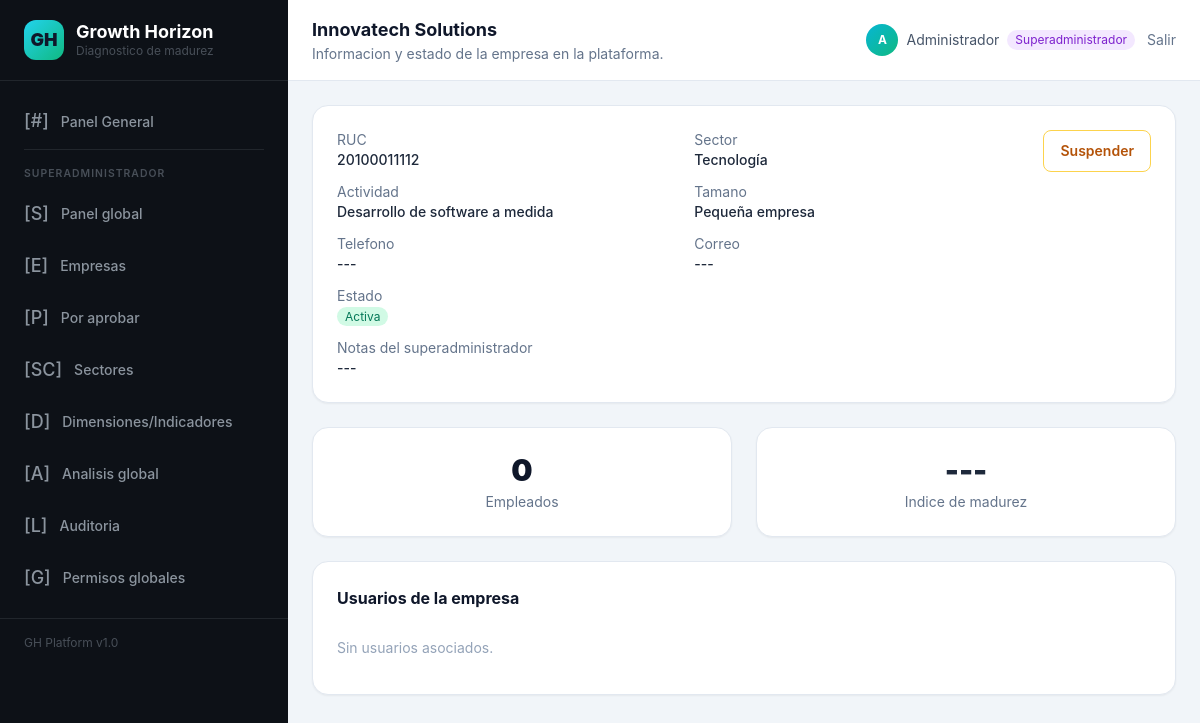
The page /empresas/1 (signed in) on the database as committed earlier.
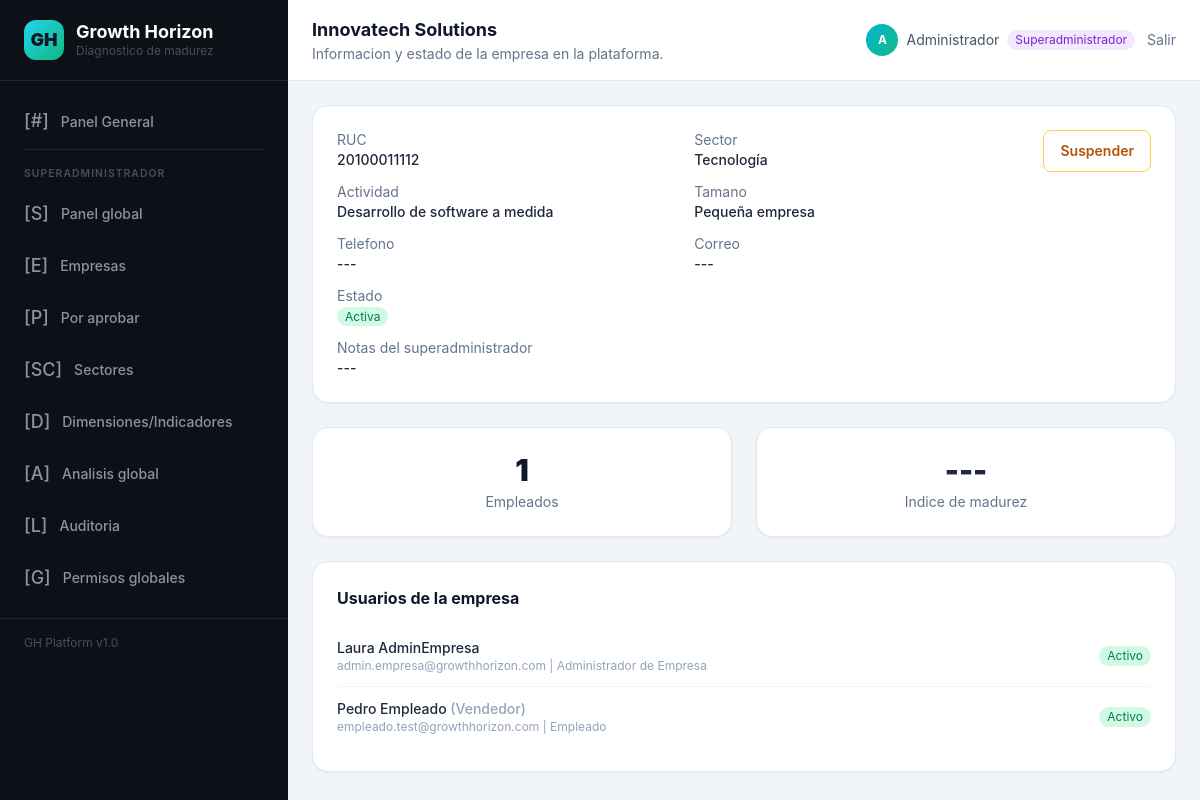
The same page on the database as committed later.
### models/empresa.py (models this page shows, shortened)
class Empresa(TimestampMixin, db.Model):
    __tablename__ = "empresas"
    id = db.Column(db.Integer, primary_key=True)
    nombre = db.Column(db.String(180), nullable=False, index=True)
    ruc = db.Column(db.String(20), unique=True, nullable=True, index=True)
    sector_id = db.Column(db.Integer, db.ForeignKey("sectores.id", ondelete="SET NULL"), nullable=True)
    actividad = db.Column(db.String(255), nullable=True)
    correo = db.Column(db.String(180), nullable=True)
    telefono = db.Column(db.String(40), nullable=True)
    direccion = db.Column(db.String(255), nullable=True)
    sitio_web = db.Column(db.String(255), nullable=True)
    estado = db.Column(db.String(20), nullable=False, default="activo")
    notas_admin = db.Column(db.Text, nullable=True)
    tamano_empresa = db.Column(db.String(20), nullable=False, default="PEQUENA")
    @property
    def esta_pendiente(self):
        return self.estado == "pendiente"
    @property
    def esta_activa(self):
        return self.estado == "activo"
    @property
    def etiqueta_estado(self):
        return {
            "pendiente": "Pendiente de aprobación",
            "activo": "Activa",
            "rechazado": "Rechazada",
            "inactivo": "Inactiva",
        }.get(self.estado, self.estado)
    @property
    def etiqueta_tamano(self):
        return {
            "MICRO": "Microempresa",
            "PEQUENA": "Pequeña empresa",
            "MEDIANA": "Median empresa",
            "GRANDE": "Gran empresa",
        }.get(self.tamano_empresa, self.tamano_empresa)

### models/usuario.py (models this page shows, shortened)
class Usuario(UserMixin, TimestampMixin, db.Model):
    __tablename__ = "usuarios"
    id = db.Column(db.Integer, primary_key=True)
    nombre = db.Column(db.String(120), nullable=False)
    email = db.Column(db.String(180), unique=True, nullable=False, index=True)
    password_hash = db.Column(db.String(255), nullable=False)
    rol = db.Column(db.String(40), nullable=False, default=ROL_ANALISTA)
    cargo = db.Column(db.String(80), nullable=True)
    activo = db.Column(db.Boolean, nullable=False, default=True)
    sector_id = db.Column(db.Integer, db.ForeignKey("sectores.id"), nullable=True)
    empresa_id = db.Column(db.Integer, db.ForeignKey("empresas.id", ondelete="SET NULL"), nullable=True)
    ultimo_acceso = db.Column(db.DateTime, nullable=True)
    intentos_fallidos = db.Column(db.Integer, nullable=False, default=0)
    ultimo_intento_fallido = db.Column(db.DateTime, nullable=True)
    sector = db.relationship("Sector", backref=db.backref("usuarios", lazy="dynamic", passive_deletes=True))
    empresa = db.relationship("Empresa", backref=db.backref("usuarios", lazy="dynamic", passive_deletes=True))
    auditorias = db.relationship("Auditoria", backref="usuario", lazy="dynamic")
    @property
    def es_superadmin(self):
        return self.rol == ROL_SUPERADMIN
    @property
    def tiene_empresa(self):
        return self.empresa is not None
    @property
    def etiqueta_rol(self):
        from models.roles import ROLES_DISPONIBLES
        return ROLES_DISPONIBLES.get(self.rol, self.rol)

### models/sector.py (models this page shows, shortened)
class Sector(TimestampMixin, db.Model):
    __tablename__ = "sectores"
    id = db.Column(db.Integer, primary_key=True)
    nombre = db.Column(db.String(120), unique=True, nullable=False, index=True)
    descripcion = db.Column(db.Text, nullable=True)
    color = db.Column(db.String(20), nullable=False, default="#0891b2")
    empresas = db.relationship("Empresa", backref="sector", lazy="dynamic", passive_deletes=True)

### routes/empresas.py (the view)
@empresas_bp.route("/<int:empresa_id>")
@login_required
@superadmin_requerido
def detalle(empresa_id):
    empresa = Empresa.query.get_or_404(empresa_id)
    usuarios = [u for u in empresa.usuarios if u.activo]
    total_empleados = sum(1 for u in usuarios if u.rol == ROL_EMPLEADO)
    from models import IndiceMadurez
    ultimo_indice = (
        IndiceMadurez.query
        .filter_by(empresa_id=empresa.id)
        .order_by(IndiceMadurez.fecha.desc())
        .first()
    )
    return render_template(
        "empresas/detalle.html",
        empresa=empresa,
        usuarios=usuarios,
        total_empleados=total_empleados,
        ultimo_indice=ultimo_indice,
    )

### templates/empresas/detalle.html (shortened to what this page needs)
{% extends "base.html" %}
{% block cabecera %}{{ empresa.nombre }}{% endblock %}
{% block subcabecera %}Informacion y estado de la empresa en la plataforma.{% endblock %}
{% block contenido %}
    <div class="bg-white rounded-2xl shadow-sm border border-slate-200 p-6 mb-6">
        <div class="flex flex-col sm:flex-row sm:items-start sm:justify-between gap-4">
            <dl class="grid grid-cols-1 sm:grid-cols-2 gap-x-6 gap-y-3 text-sm flex-1">
                <div>
                    <dt class="text-slate-500">RUC</dt>
                    <dd class="font-medium text-slate-800">{{ empresa.ruc or '---' }}</dd>
                </div>
                <div>
                    <dt class="text-slate-500">Sector</dt>
                    <dd class="font-medium text-slate-800">{{ empresa.sector.nombre if empresa.sector else '---' }}</dd>
                </div>
                <div>
                    <dt class="text-slate-500">Actividad</dt>
                    <dd class="font-medium text-slate-800">{{ empresa.actividad or '---' }}</dd>
                </div>
                <div>
                    <dt class="text-slate-500">Tamano</dt>
                    <dd class="font-medium text-slate-800">{{ empresa.etiqueta_tamano }}</dd>
                </div>
                <div>
                    <dt class="text-slate-500">Telefono</dt>
                    <dd class="font-medium text-slate-800">{{ empresa.telefono or '---' }}</dd>
                </div>
                <div>
                    <dt class="text-slate-500">Correo</dt>
                    <dd class="font-medium text-slate-800">{{ empresa.correo or '---' }}</dd>
                </div>
                <div>
                    <dt class="text-slate-500">Estado</dt>
                    <dd>
                        <span class="px-2 py-0.5 text-xs rounded-full
                            {% if empresa.esta_activa %}bg-emerald-100 text-emerald-700
                            {% elif empresa.esta_pendiente %}bg-amber-100 text-amber-700
                            {% elif empresa.esta_rechazada %}bg-rose-100 text-rose-700
                            {% else %}bg-slate-100 text-slate-600{% endif %}">
                            {{ empresa.etiqueta_estado }}
                        </span>
                    </dd>
                </div>
                <div class="sm:col-span-2">
                    <dt class="text-slate-500">Notas del superadministrador</dt>
                    <dd class="font-medium text-slate-800">{{ empresa.notas_admin or '---' }}</dd>
                </div>
            </dl>
            <div class="flex flex-col gap-2 shrink-0">
                {% if empresa.esta_pendiente %}
                <form method="post" action="{{ url_for('superadmin.aprobar_empresa', empresa_id=empresa.id) }}">
                    <button class="w-full px-4 py-2.5 rounded-lg bg-emerald-600 text-white text-sm font-semibold hover:bg-emerald-700 transition">Aprobar</button>
                </form>
                <form method="post" action="{{ url_for('superadmin.rechazar_empresa', empresa_id=empresa.id) }}">
                    <button class="w-full px-4 py-2.5 rounded-lg bg-rose-600 text-white text-sm font-semibold hover:bg-rose-700 transition">Rechazar</button>
                </form>
                {% elif empresa.esta_activa %}
                <form method="post" action="{{ url_for('superadmin.suspender_empresa', empresa_id=empresa.id) }}"
                      onsubmit="return confirm('Suspender el acceso de esta empresa?')">
                    <button class="w-full px-4 py-2.5 rounded-lg border border-amber-300 text-amber-700 text-sm font-semibold hover:bg-amber-50 transition">Suspender</button>
                </form>
                {% elif empresa.esta_inactiva %}
                <form method="post" action="{{ url_for('superadmin.activar_empresa', empresa_id=empresa.id) }}">
                    <button class="w-full px-4 py-2.5 rounded-lg bg-emerald-600 text-white text-sm font-semibold hover:bg-emerald-700 transition">Reactivar</button>
                </form>
                {% endif %}
            </div>
        </div>
    </div>
    <div class="grid grid-cols-1 sm:grid-cols-2 gap-6 mb-6">
        <div class="bg-white rounded-2xl shadow-sm border border-slate-200 p-6 text-center">
            <p class="text-3xl font-black text-slate-900">{{ total_empleados }}</p>
            <p class="text-sm text-slate-500 mt-1">Empleados</p>
        </div>
        <div class="bg-white rounded-2xl shadow-sm border border-slate-200 p-6 text-center">
            <p class="text-3xl font-black {% if ultimo_indice %}{% if ultimo_indice.puntaje >= 70 %}text-emerald-600{% elif ultimo_indice.puntaje >= 40 %}text-amber-600{% else %}text-red-600{% endif %}{% endif %}">
                {{ ultimo_indice.puntaje if ultimo_indice else '---' }}
            </p>
            <p class="text-sm text-slate-500 mt-1">Indice de madurez</p>
        </div>
    </div>
    <div class="bg-white rounded-2xl shadow-sm border border-slate-200 p-6">
        <h3 class="font-bold text-slate-900 mb-4">Usuarios de la empresa</h3>
        <ul class="divide-y divide-slate-100">
            {% for u in usuarios %}
            <li class="py-3 flex items-center justify-between">
                <div>
                    <p class="text-sm font-medium text-slate-800">{{ u.nombre }} {% if u.cargo %}<span class="text-slate-400">({{ u.cargo }})</span>{% endif %}</p>
                    <p class="text-xs text-slate-400">{{ u.email }} | {{ u.etiqueta_rol }}</p>
                </div>
                <span class="text-xs px-2 py-0.5 rounded-full {{ 'bg-emerald-100 text-emerald-700' if u.activo else 'bg-slate-100 text-slate-500' }}">
                    {{ 'Activo' if u.activo else 'Inactivo' }}
                </span>
            </li>
            {% else %}
            <li class="py-3 text-sm text-slate-400">Sin usuarios asociados.</li>
            {% endfor %}
        </ul>
    </div>
{% endblock %}

### templates/base.html (shortened to what this page needs)
<!DOCTYPE html>
<html lang="es" class="h-full">
<head>
    <script src="https://cdn.tailwindcss.com"></script>
    <link rel="stylesheet" href="https://cdnjs.cloudflare.com/ajax/libs/animate.css/4.1.1/animate.min.css" />
    <link rel="stylesheet" href="{{ url_for('static', filename='css/ripple.css') }}" />
</head>
<body class="h-full bg-slate-100 text-slate-800 antialiased">
    <div class="flex h-screen overflow-hidden" x-data="{ empresaMenu: true }">
        <aside class="w-72 flex-col shrink-0 gh-sidebar" x-show="empresaMenu">
            <div class="flex items-center gap-3 px-6 py-5 border-b" style="border-color: #21262C;">
                <div
                    class="w-10 h-10 rounded-xl bg-gradient-to-br from-cyan-400 to-emerald-500 flex items-center justify-center text-lg font-black text-slate-900">
                    GH</div>
                <div>
                    <h1 class="text-white font-bold text-lg leading-tight">Growth Horizon</h1>
                    <p class="text-xs" style="color: #484f58;">Diagnostico de madurez</p>
                </div>
            </div>
            <nav class="flex-1 overflow-y-auto scrollbar-thin px-3 py-4 space-y-1">
                <a href="{{ url_for('main.dashboard') }}"
                    class="gh-nav-item {% if request.endpoint == 'main.dashboard' %}gh-active{% endif %}">
                    <span class="text-lg">[#]</span> Panel General
                </a>
                {% if current_user.is_authenticated and current_user.es_superadmin %}
                <div class="gh-divider"></div>
                <p class="gh-section-label">Superadministrador</p>
                <a href="{{ url_for('superadmin.panel') }}"
                    class="gh-nav-item {% if request.endpoint and request.endpoint.startswith('superadmin') and 'diagnostico' not in request.endpoint %}gh-active{% endif %}">
                    <span class="text-lg">[S]</span> Panel global
                </a>
                <a href="{{ url_for('superadmin.empresas') }}"
                    class="gh-nav-item {% if request.endpoint == 'superadmin.empresas' %}gh-active{% endif %}">
                    <span class="text-lg">[E]</span> Empresas
                </a>
                <a href="{{ url_for('superadmin.empresas_pendientes') }}"
                    class="gh-nav-item {% if request.endpoint == 'superadmin.empresas_pendientes' %}gh-active{% endif %}">
                    <span class="flex items-center gap-3 flex-1"><span class="text-lg">[P]</span> Por aprobar</span>
                </a>
                <a href="{{ url_for('sectores.listar') }}"
                    class="gh-nav-item {% if request.endpoint and request.endpoint.startswith('sectores') %}gh-active{% endif %}">
                    <span class="text-lg">[SC]</span> Sectores
                </a>
                <a href="{{ url_for('diagnostico_admin.panel') }}"
                    class="gh-nav-item {% if request.endpoint and request.endpoint.startswith('diagnostico_admin') %}gh-active{% endif %}">
                    <span class="text-lg">[D]</span> Dimensiones/Indicadores
                </a>
                <a href="{{ url_for('analisis.principal') }}"
                    class="gh-nav-item {% if request.endpoint == 'analisis.principal' %}gh-active{% endif %}">
                    <span class="text-lg">[A]</span> Analisis global
                </a>
                <a href="{{ url_for('seguridad.auditoria') }}"
                    class="gh-nav-item {% if request.endpoint and request.endpoint.startswith('seguridad') %}gh-active{% endif %}">
                    <span class="text-lg">[L]</span> Auditoria
                </a>
                <a href="{{ url_for('superadmin.permisos') }}"
                    class="gh-nav-item {% if request.endpoint == 'superadmin.permisos' %}gh-active{% endif %}">
                    <span class="text-lg">[G]</span> Permisos globales
                </a>
                {% endif %}
            </nav>
            <div class="gh-sidebar-footer px-6 py-4 text-xs">
                GH Platform v1.0
            </div>
        </aside>
        <div class="flex-1 flex flex-col overflow-hidden pt-14 md:pt-0">
            <header class="bg-white border-b border-slate-200 px-6 py-4 flex items-center justify-between">
                <div>
                    <h2 class="text-lg font-bold text-slate-900">{% block cabecera %}{% endblock %}</h2>
                    <p class="text-sm text-slate-500">{% block subcabecera %}{% endblock %}</p>
                </div>
                <div class="flex items-center gap-3">
                    {% if current_user.is_authenticated %}
                    <span class="hidden sm:inline-flex items-center gap-2 text-sm text-slate-600">
                        <span
                            class="w-8 h-8 rounded-full bg-gradient-to-br from-cyan-500 to-emerald-500 text-white flex items-center justify-center text-xs font-bold">
                            {{ current_user.nombre[:1] | upper }}
                        </span>
                        {{ current_user.nombre }}
                        <span
                            class="px-2 py-0.5 text-xs rounded-full
                            {% if current_user.es_superadmin %}bg-purple-100 text-purple-700
                            {% elif current_user.es_admin_empresa %}bg-emerald-100 text-emerald-700
                            {% elif current_user.es_empleado %}bg-sky-100 text-sky-700
                            {% else %}bg-slate-100 text-slate-700{% endif %}">
                            {{ current_user.etiqueta_rol }}
                        </span>
                    </span>
                    <a href="{{ url_for('auth.logout') }}"
                        class="text-sm text-slate-500 hover:text-red-600 transition">Salir</a>
                    {% endif %}
                </div>
            </header>
            <main class="flex-1 overflow-y-auto scrollbar-thin p-6">
                {% block contenido %}{% block content %}{% endblock %}{% endblock %}
            </main>
        </div>
    </div>
</body>
</html>

Rows that differ between the two databases and show on the page:
added Usuario: nombre "Laura AdminEmpresa", email "admin.empresa@growthhorizon.com", etiqueta_rol "Administrador de Empresa", activo "Activo"
added Usuario: nombre "Pedro Empleado", cargo "Vendedor", email "empleado.test@growthhorizon.com", etiqueta_rol "Empleado", activo "Activo"
Other text that changed with them:
{{ total_empleados }}: "0" → "1"
text no longer shown: "Sin usuarios asociados."
